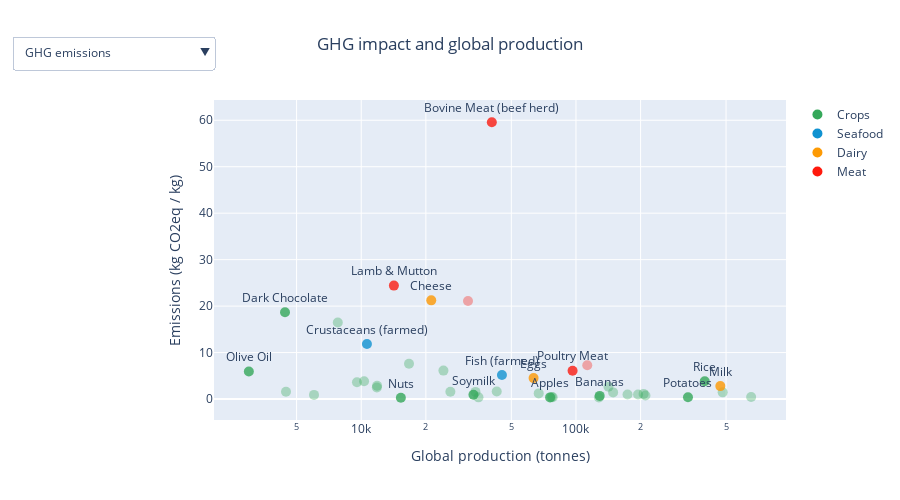

Notebook code for this chart:
### Markdown cell above
We highly encourage you to explore the data yourself to see what products have the highest environmental impact. The dropdown menu in the following scatter plot will let you swap freely between various environmental factors.

### Code cell
fig = px.scatter(
    df_cat, 
    x="Amount produced",
    y="GHG emissions",
    log_x=True,
    height=500,
    text='labeled',
    # log_y=True,
    # size="Total impact",
    size_max=60,
    hover_data=['Product'],
    title="GHG impact and global production"
    )

df_filtered = df_cat[df_cat['Product'].isin(highlighted)]

annotation= [{
    'x': np.log10(df_cat.loc[df_cat['Product'] == name, 'Amount produced'].iloc[0]),
    'y': df_cat.loc[df['Product'] == name, 'GHG emissions'].iloc[0],
    'text': name,  # text
    'showarrow': True,  # would you want to see arrow
} for name in highlighted]


updatemenus = [
    {
        "buttons": [
            {
                "label": col,
                "method": "update",
                "args": [
                    {"y": [df_cat[col]]},
                    {"yaxis": {"title": {"text": col}}}
                ],
            }
            for col in list(df_cat.loc[:, 'GHG emissions': 'Stress-weighted water usage'].columns)
        ],
        "x": 0,
        "y": 1.2,
    }
]


fig.update_layout(updatemenus=updatemenus, title_x=0.5, yaxis_title='Emissions (kg CO2eq / kg)', xaxis_title='Global production (tonnes)')





fig.update_traces(marker={
        "color": pd.Categorical(df_cat["Type"]).codes,
        "colorscale": [(0,crop_color), (0.33,dairy_color), (0.66,meat_color), (1,seafood_color)]
    },
    marker_size=10,
    marker_opacity=df_cat['labeled'].notnull().map({True: 0.8, False: 0.35}).values,
    textposition="top center",
    hoverinfo="name+x+y",
    hovertemplate='Amount produced=%{x}<br>Total=%{y}<br>Product=%{customdata[0]}<extra></extra>',
    textfont={'size': 12}
)

# adds custom legend
types = ['Crops', 'Seafood', 'Dairy', 'Meat']
colors = [crop_color, seafood_color, dairy_color, meat_color]
for t, color in zip(types,colors):
    fig.add_trace(
        go.Scatter(
            x=[None], y=[None],
            mode='markers',
            marker=dict(
                size=10,
                color=color
            ),
            showlegend=True,
            name=t
        )
    )

fig.show()

### Figure 1 — Plotly figure (JSON) as saved in the notebook; plotly's stock layout.template omitted (floating-point values rounded to 4 significant figures)
{"data": [{"customdata": [["Wheat & Rye (Bread)"], ["Maize (Meal)"], ["Barley (Beer)"], ["Oatmeal"], ["Rice"], ["Potatoes"], ["Cassava"], ["Cane Sugar"], ["Beet Sugar"], ["Other Pulses"], ["Peas"], ["Nuts"], ["Groundnuts"], ["Soymilk"], ["Tofu"], ["Soybean Oil"], ["Palm Oil"], ["Sunflower Oil"], ["Rapeseed Oil"], ["Olive Oil"], ["Tomatoes"], ["Onions & Leeks"], ["Root Vegetables"], ["Brassicas"], ["Other Vegetables"], ["Citrus Fruit"], ["Bananas"], ["Apples"], ["Berries & Grapes"], ["Wine"], ["Other Fruit"], ["Coffee"], ["Dark Chocolate"], ["Bovine Meat (beef herd)"], ["Bovine Meat (dairy herd)"], ["Lamb & Mutton"], ["Pig Meat"], ["Poultry Meat"], ["Milk"], ["Cheese"], ["Eggs"], ["Fish (farmed)"], ["Crustaceans (farmed)"]], "hoverinfo": "name+x+y", "hovertemplate": "Amount produced=%{x}<br>Total=%{y}<br>Product=%{customdata[0]}<extra></extra>", "legendgroup": "", "marker": {"color": [0, 0, 0, 0, 0, 0, 0, 0, 0, 0, 0, 0, 0, 0, 0, 0, 0, 0, 0, 0, 0, 0, 0, 0, 0, 0, 0, 0, 0, 0, 0, 0, 0, 2, 2, 2, 2, 2, 1, 1, 1, 3, 3], "colorscale": [[0, "#35A85A"], [0.33, "#fd9a04"], [0.66, "#ff1a0d"], [1, "#1092d1"]], "opacity": [0.35, 0.35, 0.35, 0.35, 0.8, 0.8, 0.35, 0.35, 0.35, 0.35, 0.35, 0.8, 0.35, 0.8, 0.35, 0.35, 0.35, 0.35, 0.35, 0.8, 0.35, 0.35, 0.35, 0.35, 0.35, 0.35, 0.8, 0.8, 0.35, 0.35, 0.35, 0.35, 0.8, 0.8, 0.35, 0.8, 0.35, 0.8, 0.8, 0.8, 0.8, 0.8, 0.8], "size": 10, "symbol": "circle"}, "mode": "markers+text", "name": "", "orientation": "v", "showlegend": false, "text": [null, null, null, null, "Rice", "Potatoes", null, null, null, null, null, "Nuts", null, "Soymilk", null, null, null, null, null, "Olive Oil", null, null, null, null, null, null, "Bananas", "Apples", null, null, null, null, "Dark Chocolate", "Bovine Meat (beef herd)", null, "Lamb & Mutton", null, "Poultry Meat", "Milk", "Cheese", "Eggs", "Fish (farmed)", "Crustaceans (farmed)"], "textfont": {"size": 12}, "textposition": "top center", "type": "scatter", "x": [482152, 194554, 206523, 4463, 397780, 332343, 173814, 141702, 34038, 42765, 6026, 15296, 11827, 33318, 11853, 24148, 16691, 9554, 10311, 2997, 148957, 77927, 35154, 77045, 654375, 127923, 128971, 75781, 67079, 26013, 210650, 7778, 4416, 40571, 31425, 14195, 112892, 96439, 470267, 21191, 63489, 45223, 10633], "xaxis": "x", "y": [1.441, 0.988, 1.109, 1.575, 3.839, 0.37, 0.987, 2.672, 1.536, 1.61, 0.896, 0.278, 2.497, 0.914, 2.871, 6.117, 7.605, 3.607, 3.828, 5.944, 1.427, 0.395, 0.365, 0.437, 0.455, 0.317, 0.678, 0.357, 1.214, 1.585, 0.75, 16.48, 18.68, 59.57, 21.09, 24.41, 7.282, 6.092, 2.781, 21.24, 4.507, 5.183, 11.85], "yaxis": "y"}, {"marker": {"color": "#35A85A", "size": 10}, "mode": "markers", "name": "Crops", "showlegend": true, "type": "scatter", "x": [null], "y": [null]}, {"marker": {"color": "#1092d1", "size": 10}, "mode": "markers", "name": "Seafood", "showlegend": true, "type": "scatter", "x": [null], "y": [null]}, {"marker": {"color": "#fd9a04", "size": 10}, "mode": "markers", "name": "Dairy", "showlegend": true, "type": "scatter", "x": [null], "y": [null]}, {"marker": {"color": "#ff1a0d", "size": 10}, "mode": "markers", "name": "Meat", "showlegend": true, "type": "scatter", "x": [null], "y": [null]}], "layout": {"height": 500, "legend": {"tracegroupgap": 0}, "title": {"text": "GHG impact and global production", "x": 0.5}, "updatemenus": [{"buttons": [{"args": [{"y": [[1.441, 0.988, 1.109, 1.575, 3.839, 0.37, 0.987, 2.672, 1.536, 1.61, 0.896, 0.278, 2.497, 0.914, 2.871, 6.117, 7.605, 3.607, 3.828, 5.944, 1.427, 0.395, 0.365, 0.437, 0.455, 0.317, 0.678, 0.357, 1.214, 1.585, 0.75, 16.48, 18.68, 59.57, 21.09, 24.41, 7.282, 6.092, 2.781, 21.24, 4.507, 5.183, 11.85]]}, {"yaxis": {"title": {"text": "GHG emissions"}}}], "label": "GHG emissions", "method": "update"}, {"args": [{"y": [[3.482, 1.628, 0.94, 4.766, 2.401, 0.643, 1.254, 1.594, 1.433, 13.62, 6.738, 5.08, 6.971, 0.592, 3.154, 10.17, 2.438, 17.19, 10.55, 28.3, 0.51, 0.285, 0.263, 0.452, 0.31, 0.675, 1.23, 0.493, 1.64, 1.553, 0.61, 11.72, 23.69, 193.7, 25.73, 223.3, 10.16, 7.49, 8.004, 80.64, 6.049, 3.378, 1.429]]}, {"yaxis": {"title": {"text": "Land use"}}}], "label": "Land use", "method": "update"}, {"args": [{"y": [[0.01209, 0.00673, 0.00612, 0.00697, 0.02357, 0.00323, 0.00298, 0.01537, 0.01076, 0.01913, 0.00759, 0.01904, 0.01792, 0.0025, 0.00625, 0.0157, 0.01832, 0.02735, 0.0288, 0.04108, 0.01143, 0.00304, 0.00253, 0.00686, 0.00531, 0.00306, 0.00469, 0.00291, 0.00989, 0.01128, 0.00438, 0.04608, 0.01659, 0.1893, 0.2095, 0.08726, 0.08265, 0.06439, 0.01766, 0.1489, 0.05182, 0.025, 0.05977]]}, {"yaxis": {"title": {"text": "Acidification"}}}], "label": "Acidification", "method": "update"}, {"args": [{"y": [[0.00706, 0.00226, 0.00211, 0.00705, 0.02972, 0.00255, 0.00056, 0.0136, 0.00437, 0.01501, 0.00683, 0.0088, 0.01117, 0.00097, 0.00553, 0.01123, 0.01089, 0.05061, 0.01939, 0.04024, 0.00481, 0.0023, 0.00132, 0.00414, 0.00186, 0.00157, 0.00225, 0.00115, 0.00531, 0.00402, 0.00179, 0.0602, 0.03061, 0.1775, 0.2088, 0.05965, 0.04416, 0.02957, 0.00934, 0.08875, 0.02102, 0.09207, 0.09787]]}, {"yaxis": {"title": {"text": "Eutrophication"}}}], "label": "Eutrophication", "method": "update"}, {"args": [{"y": [[567, 120, 15, 302, 1962, 43, 0, 492, 170, 364, 353, 1914, 1431, 26, 139, 418, 7, 943, 234, 2322, 235, 11, 23, 97, 83, 65, 86, 140, 292, 68, 119, 14, 209, 871, 1650, 1082, 1073, 402, 533, 4735, 556, 1315, 1394]]}, {"yaxis": {"title": {"text": "Freshwater"}}}], "label": "Freshwater", "method": "update"}, {"args": [{"y": [[28918, 6007, 604, 11774, 43275, 2027, 0, 13096, 7413, 18670, 24856, 106382, 48147, 894, 4785, 15039, 37, 34064, 10412, 192719, 4013, 746, 776, 6878, 3958, 3678, 491, 10007, 15180, 1003, 7771, 182, 1097, 21163, 75339, 85193, 40028, 8828, 16951, 155464, 17315, 13691, 50685]]}, {"yaxis": {"title": {"text": "Stress-weighted water usage"}}}], "label": "Stress-weighted water usage", "method": "update"}], "x": 0, "y": 1.2}], "xaxis": {"anchor": "y", "domain": [0, 1], "title": {"text": "Global production (tonnes)"}, "type": "log"}, "yaxis": {"anchor": "x", "domain": [0, 1], "title": {"text": "Emissions (kg CO2eq / kg)"}}}}
